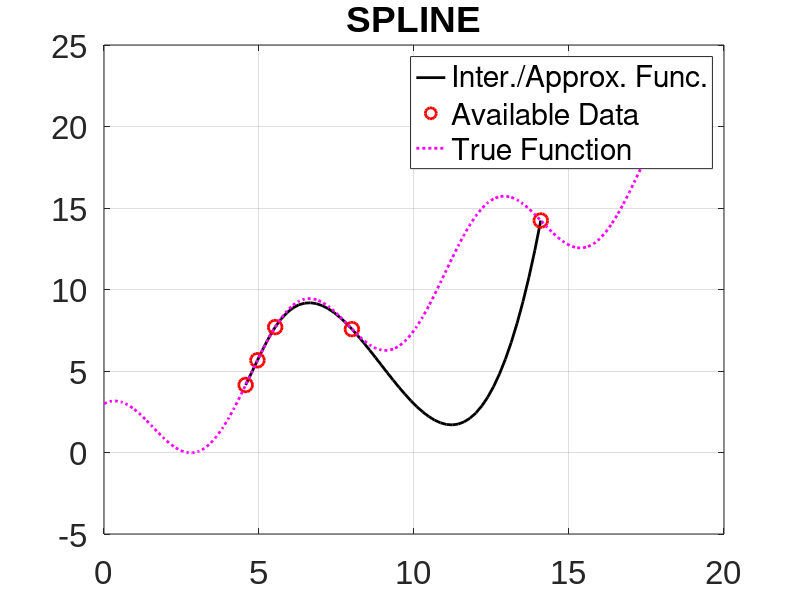
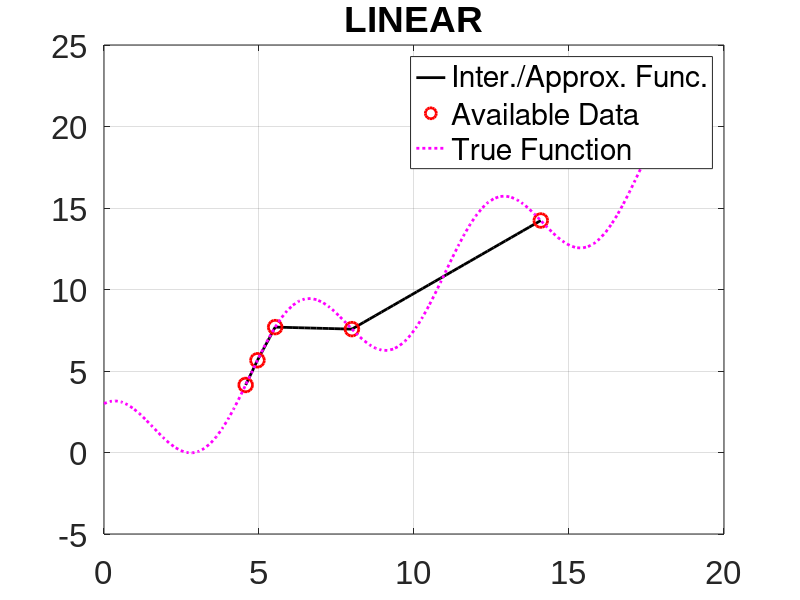
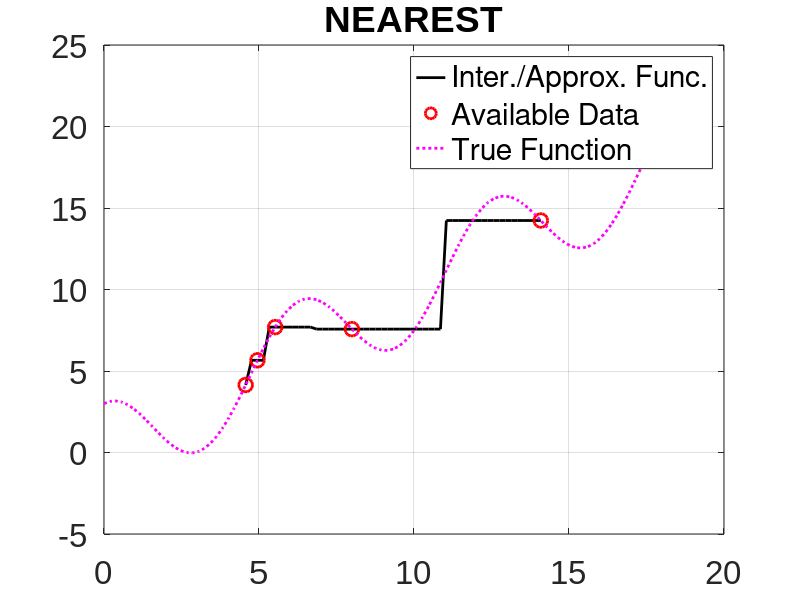
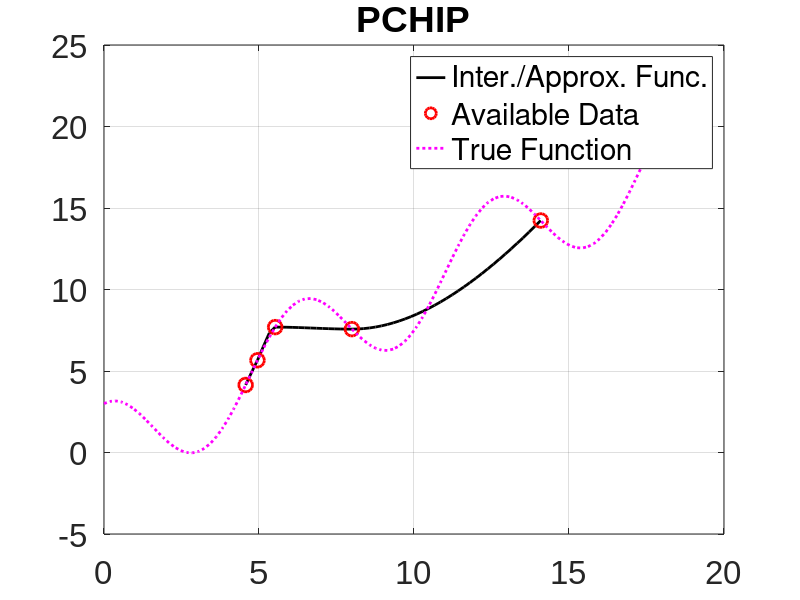

These figures' MATLAB source, in order: (Note: this script raises an error after producing the figures.)
clear all
close all
clc
rng('default')
rng(220)


n=100;
x=linspace(0,6*pi,n);
y=3*cos(x)+x;

randomPermutation=randperm(n);

percentKept=5;
numKept=round(n*percentKept/100);

xKept=x(randomPermutation(1:numKept));
yKept=y(randomPermutation(1:numKept));

%%
% Create figure
figure1 = figure('PaperOrientation','landscape',...
    'PaperSize',[29.69999902 20.99999864],...
    'OuterPosition',[-7 33 1382 744]);
% Create axes
axes1 = axes('Parent',figure1);
hold(axes1,'on');

yInterp=interp1(xKept,yKept,x,'spline');
plot1 = plot(x,yInterp,'k-',xKept,yKept,'ro',x,y,':m')
set(plot1(1),'LineWidth',2);
set(plot1(2),'MarkerSize',10,'Marker','o','LineWidth',2);
set(plot1(3),'LineWidth',2);
box(axes1,'on');
% Set the remaining axes properties
set(axes1,'FontName','Arial','FontSize',24);
% Create legend
legend('Inter./Approx. Func.','Available Data','True Function')
title('SPLINE')
grid
drawnow

hgsave(['SPLINE_b.fig'])
print(['SPLINE_b'],'-dpng')

%%
% Create figure
figure1 = figure('PaperOrientation','landscape',...
    'PaperSize',[29.69999902 20.99999864],...
    'OuterPosition',[-7 33 1382 744]);
% Create axes
axes1 = axes('Parent',figure1);
hold(axes1,'on');
yInterp=interp1(xKept,yKept,x,'linear');
plot1=plot(x,yInterp,'k-',xKept,yKept,'ro',x,y,':m')
set(plot1(1),'LineWidth',2);
set(plot1(2),'MarkerSize',10,'Marker','o','LineWidth',2);
set(plot1(3),'LineWidth',2);
box(axes1,'on');
% Set the remaining axes properties
set(axes1,'FontName','Arial','FontSize',24);
% Create legend
legend('Inter./Approx. Func.','Available Data','True Function')
title('LINEAR')
grid
drawnow

hgsave(['LINEAR_b.fig'])
print(['LINEAR_b'],'-dpng')

%%
% Create figure
figure1 = figure('PaperOrientation','landscape',...
    'PaperSize',[29.69999902 20.99999864],...
    'OuterPosition',[-7 33 1382 744]);
% Create axes
axes1 = axes('Parent',figure1);
hold(axes1,'on');
yInterp=interp1(xKept,yKept,x,'nearest');
plot1=plot(x,yInterp,'k-',xKept,yKept,'ro',x,y,':m')
set(plot1(1),'LineWidth',2);
set(plot1(2),'MarkerSize',10,'Marker','o','LineWidth',2);
set(plot1(3),'LineWidth',2);
box(axes1,'on');
% Set the remaining axes properties
set(axes1,'FontName','Arial','FontSize',24);
% Create legend
legend('Inter./Approx. Func.','Available Data','True Function')
title('NEAREST')
grid
drawnow

hgsave(['NEAREST_b.fig'])
print(['NEAREST_b'],'-dpng')

%%
% Create figure
figure1 = figure('PaperOrientation','landscape',...
    'PaperSize',[29.69999902 20.99999864],...
    'OuterPosition',[-7 33 1382 744]);
% Create axes
axes1 = axes('Parent',figure1);
hold(axes1,'on');
yInterp=interp1(xKept,yKept,x,'pchip');
plot1=plot(x,yInterp,'k-',xKept,yKept,'ro',x,y,':m')
set(plot1(1),'LineWidth',2);
set(plot1(2),'MarkerSize',10,'Marker','o','LineWidth',2);
set(plot1(3),'LineWidth',2);
box(axes1,'on');
% Set the remaining axes properties
set(axes1,'FontName','Arial','FontSize',24);
% Create legend
legend('Inter./Approx. Func.','Available Data','True Function')
title('PCHIP')
grid
drawnow

hgsave(['PCHIP_b.fig'])
print(['PCHIP_b'],'-dpng')

%% 
reg = MultiPolyRegress(xKept',yKept',2);
func_str = func2str(reg.PolynomialExpression);
func_str = strrep(func_str, 'x1', 'x(1)');
func_str = strrep(func_str, 'x(1)','x');
func = str2func(func_str);
yPF2=feval(func,x);
% Create figure
figure1 = figure('PaperOrientation','landscape',...
    'PaperSize',[29.69999902 20.99999864],...
    'OuterPosition',[-7 33 1382 744]);
% Create axes
axes1 = axes('Parent',figure1);
hold(axes1,'on');
plot1=plot(x,yPF2,'k-',xKept,yKept,'ro',x,y,':m')
set(plot1(1),'LineWidth',2);
set(plot1(2),'MarkerSize',10,'Marker','o','LineWidth',2);
set(plot1(3),'LineWidth',2);
box(axes1,'on');
% Set the remaining axes properties
set(axes1,'FontName','Arial','FontSize',24);
% Create legend
legend('Inter./Approx. Func.','Available Data','True Function')
title('PolyFun 2^{nd} order')
grid
drawnow
hgsave(['PolyFun_2nd_order_b.fig'])
print(['PolyFun_2nd_order_b'],'-dpng')



reg = MultiPolyRegress(xKept',yKept',3);
func_str = func2str(reg.PolynomialExpression);
func_str = strrep(func_str, 'x1', 'x(1)');
func_str = strrep(func_str, 'x(1)','x');
func = str2func(func_str);
yPF2=feval(func,x);
% Create figure
figure1 = figure('PaperOrientation','landscape',...
    'PaperSize',[29.69999902 20.99999864],...
    'OuterPosition',[-7 33 1382 744]);
% Create axes
axes1 = axes('Parent',figure1);
hold(axes1,'on');
plot1=plot(x,yPF2,'k-',xKept,yKept,'ro',x,y,':m')
set(plot1(1),'LineWidth',2);
set(plot1(2),'MarkerSize',10,'Marker','o','LineWidth',2);
set(plot1(3),'LineWidth',2);
box(axes1,'on');
% Set the remaining axes properties
set(axes1,'FontName','Arial','FontSize',24);
% Create legend
legend('Inter./Approx. Func.','Available Data','True Function')
title('PolyFun 3^{rd} order')
grid
drawnow
hgsave(['PolyFun_3rd_order_b.fig'])
print(['PolyFun_3rd_order_b'],'-dpng')



reg = MultiPolyRegress(xKept',yKept',4);
func_str = func2str(reg.PolynomialExpression);
func_str = strrep(func_str, 'x1', 'x(1)');
func_str = strrep(func_str, 'x(1)','x');
func = str2func(func_str);
yPF2=feval(func,x);
% Create figure
figure1 = figure('PaperOrientation','landscape',...
    'PaperSize',[29.69999902 20.99999864],...
    'OuterPosition',[-7 33 1382 744]);
% Create axes
axes1 = axes('Parent',figure1);
hold(axes1,'on');
plot1=plot(x,yPF2,'k-',xKept,yKept,'ro',x,y,':m')
set(plot1(1),'LineWidth',2);
set(plot1(2),'MarkerSize',10,'Marker','o','LineWidth',2);
set(plot1(3),'LineWidth',2);
box(axes1,'on');
% Set the remaining axes properties
set(axes1,'FontName','Arial','FontSize',24);
% Create legend
legend('Inter./Approx. Func.','Available Data','True Function')
title('PolyFun 4^{th} order')
grid
drawnow
hgsave(['PolyFun_4th_order_b.fig'])
print(['PolyFun_4th_order_b'],'-dpng')


%%
reg = MultiPolyRegress(xKept',yKept',5);
func_str = func2str(reg.PolynomialExpression);
func_str = strrep(func_str, 'x1', 'x(1)');
func_str = strrep(func_str, 'x(1)','x');
func = str2func(func_str);
yPF2=feval(func,x);
% Create figure
figure1 = figure('PaperOrientation','landscape',...
    'PaperSize',[29.69999902 20.99999864],...
    'OuterPosition',[-7 33 1382 744]);
% Create axes
axes1 = axes('Parent',figure1);
hold(axes1,'on');
plot1=plot(x,yPF2,'k-',xKept,yKept,'ro',x,y,':m')
set(plot1(1),'LineWidth',2);
set(plot1(2),'MarkerSize',10,'Marker','o','LineWidth',2);
set(plot1(3),'LineWidth',2);
box(axes1,'on');
% Set the remaining axes properties
set(axes1,'FontName','Arial','FontSize',24);
% Create legend
legend('Inter./Approx. Func.','Available Data','True Function')
title('PolyFun 5^{th} order')
grid
drawnow
hgsave(['PolyFun_5th_order_b.fig'])
print(['PolyFun_5th_order_b'],'-dpng')


%%
reg = MultiPolyRegress(xKept',yKept',6);
func_str = func2str(reg.PolynomialExpression);
func_str = strrep(func_str, 'x1', 'x(1)');
func_str = strrep(func_str, 'x(1)','x');
func = str2func(func_str);
yPF2=feval(func,x);
% Create figure
figure1 = figure('PaperOrientation','landscape',...
    'PaperSize',[29.69999902 20.99999864],...
    'OuterPosition',[-7 33 1382 744]);
% Create axes
axes1 = axes('Parent',figure1);
hold(axes1,'on');
plot1=plot(x,yPF2,'k-',xKept,yKept,'ro',x,y,':m')
set(plot1(1),'LineWidth',2);
set(plot1(2),'MarkerSize',10,'Marker','o','LineWidth',2);
set(plot1(3),'LineWidth',2);
box(axes1,'on');
% Set the remaining axes properties
set(axes1,'FontName','Arial','FontSize',24);
% Create legend
legend('Inter./Approx. Func.','Available Data','True Function')
title('PolyFun 6^{th} order')
grid
drawnow
hgsave(['PolyFun_6th_order_b.fig'])
print(['PolyFun_6th_order_b'],'-dpng')



%%
[net0,PN,minp,maxp,TN,mint,maxt]=ANN_interpolator(xKept',yKept',0.03,10,'trainbr');
[fANN1]=ANN_simulator(x',net0,minp,maxp,mint,maxt);
% Create figure
figure1 = figure('PaperOrientation','landscape',...
    'PaperSize',[29.69999902 20.99999864],...
    'OuterPosition',[-7 33 1382 744]);
% Create axes
axes1 = axes('Parent',figure1);
hold(axes1,'on');
plot1=plot(x,fANN1,'k-',xKept,yKept,'ro',x,y,':m')
set(plot1(1),'LineWidth',2);
set(plot1(2),'MarkerSize',10,'Marker','o','LineWidth',2);
set(plot1(3),'LineWidth',2);
box(axes1,'on');
% Set the remaining axes properties
set(axes1,'FontName','Arial','FontSize',24);
% Create legend
legend('Inter./Approx. Func.','Available Data','True Function')
title('ANN TrainBR Nn=10')
grid
drawnow
hgsave(['ANN_TrainBR_Nn10_b.fig'])
print(['ANN_TrainBR_Nn10_b'],'-dpng')


%%
[net0,PN,minp,maxp,TN,mint,maxt]=ANN_interpolator(xKept',yKept',0.03,10,'trainlm');
[fANN1]=ANN_simulator(x',net0,minp,maxp,mint,maxt);
% Create figure
figure1 = figure('PaperOrientation','landscape',...
    'PaperSize',[29.69999902 20.99999864],...
    'OuterPosition',[-7 33 1382 744]);
% Create axes
axes1 = axes('Parent',figure1);
hold(axes1,'on');
plot1=plot(x,fANN1,'k-',xKept,yKept,'ro',x,y,':m')
set(plot1(1),'LineWidth',2);
set(plot1(2),'MarkerSize',10,'Marker','o','LineWidth',2);
set(plot1(3),'LineWidth',2);
box(axes1,'on');
% Set the remaining axes properties
set(axes1,'FontName','Arial','FontSize',24);
% Create legend
legend('Inter./Approx. Func.','Available Data','True Function')
title('ANN TrainLM Nn=10')
grid
drawnow
hgsave(['ANN_TrainLM_Nn10_b.fig'])
print(['ANN_TrainLM_Nn10_b'],'-dpng')




%%
addpath('.\dace')
theta = [10]; lob = [1e-1]; upb = [20];
[dmodel, perf] = dacefit(xKept',yKept', @regpoly0, @corrgauss, theta, lob, upb);
[YX MSE] = predictor(x', dmodel);
% Create figure
figure1 = figure('PaperOrientation','landscape',...
    'PaperSize',[29.69999902 20.99999864],...
    'OuterPosition',[-7 33 1382 744]);
% Create axes
axes1 = axes('Parent',figure1);
hold(axes1,'on');
plot1=plot(x,YX,'k-',xKept,yKept,'ro',x,y,':m',x,MSE,'g-')
set(plot1(1),'LineWidth',2);
set(plot1(2),'MarkerSize',10,'Marker','o','LineWidth',2);
set(plot1(3),'LineWidth',2);
box(axes1,'on');
% Set the remaining axes properties
set(axes1,'FontName','Arial','FontSize',24);
% Create legend
legend('Inter./Approx. Func.','Available Data','True Function','MSE')
title('Kriging')
grid
drawnow
hgsave(['Kriging_b.fig'])
print(['Kriging_b'],'-dpng')
